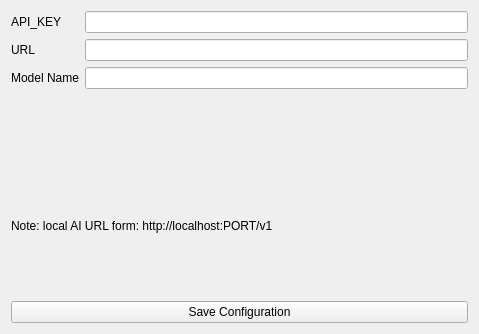
<?xml version="1.0" encoding="UTF-8"?>
<ui version="4.0">
 <class>ConfigView</class>
 <widget class="QWidget" name="ConfigView">
  <property name="geometry">
   <rect>
    <x>0</x>
    <y>0</y>
    <width>479</width>
    <height>334</height>
   </rect>
  </property>
  <property name="windowTitle">
   <string>Form</string>
  </property>
  <layout class="QVBoxLayout" name="verticalLayout">
   <item>
    <layout class="QFormLayout" name="formLayout">
     <item row="0" column="0">
      <widget class="QLabel" name="lbl_apiKey">
       <property name="text">
        <string>API_KEY</string>
       </property>
      </widget>
     </item>
     <item row="0" column="1">
      <widget class="QLineEdit" name="txt_apiKey"/>
     </item>
     <item row="1" column="1">
      <widget class="QLineEdit" name="txt_URL"/>
     </item>
     <item row="2" column="0">
      <widget class="QLabel" name="lbl_modelName">
       <property name="text">
        <string>Model Name</string>
       </property>
       <property name="alignment">
        <set>Qt::AlignmentFlag::AlignRight|Qt::AlignmentFlag::AlignTrailing|Qt::AlignmentFlag::AlignVCenter</set>
       </property>
      </widget>
     </item>
     <item row="2" column="1">
      <widget class="QLineEdit" name="txt_modelName"/>
     </item>
     <item row="1" column="0">
      <widget class="QLabel" name="lbl_url">
       <property name="sizePolicy">
        <sizepolicy hsizetype="Expanding" vsizetype="Preferred">
         <horstretch>0</horstretch>
         <verstretch>0</verstretch>
        </sizepolicy>
       </property>
       <property name="text">
        <string>URL</string>
       </property>
       <property name="alignment">
        <set>Qt::AlignmentFlag::AlignRight|Qt::AlignmentFlag::AlignTrailing|Qt::AlignmentFlag::AlignVCenter</set>
       </property>
      </widget>
     </item>
    </layout>
   </item>
   <item>
    <widget class="QLabel" name="lbl_localInfo">
     <property name="text">
      <string>Note: local AI URL form: http://localhost:PORT/v1 </string>
     </property>
    </widget>
   </item>
   <item>
    <widget class="QPushButton" name="btn_save">
     <property name="text">
      <string>Save Configuration</string>
     </property>
    </widget>
   </item>
  </layout>
 </widget>
 <resources/>
 <connections/>
</ui>
